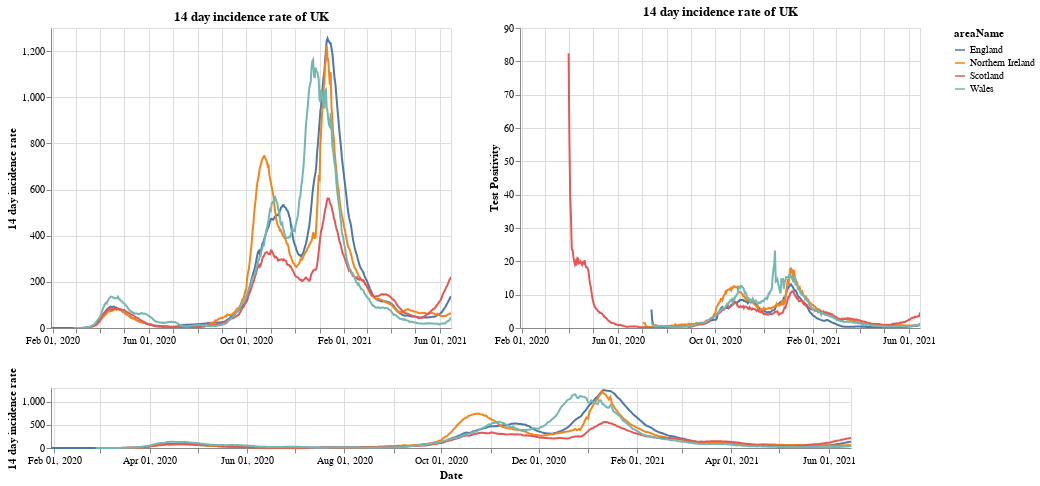

The notebook cell this image was saved under:
### Markdown cell above
# Plots

First a plot with each country in the UK. The top right shows the positivity rate for (which is the percentage of registered tests which were positive) while the top left is the 14 day incidence rate. The bottom chart can be used to select the timeframe (does not work on a mobile device).

### Code cell
#collapse
brush = alt.selection(type='interval', name='DateBrush',encodings=['x'],fields=['Time'])
leg_selection = alt.selection_multi(fields=['areaName'], bind='legend')

base = alt.Chart(uk_cases).mark_line().encode(
    x=alt.X("yearmonthdate(date):T", axis=alt.Axis(title='Date')),
    y=alt.Y("twoWeeklyCasesRate:Q", axis=alt.Axis(title='14 day incidence rate')),
    tooltip=['areaName', 'date','twoWeeklyCasesRate', 'testPositivity'],
    color='areaName',
    opacity=alt.condition(leg_selection, alt.value(2), alt.value(0.1))
).add_selection(leg_selection).properties(width=400)

upper = base.encode(alt.X('yearmonthdate(date):T', axis=alt.Axis(title=''),
                         scale=alt.Scale(domain=brush))
                   ).properties(title=f'14 day incidence rate of UK')
upper_right = upper.encode(alt.Y('testPositivity:Q', axis=alt.Axis(title='Test Positivity')))
lower = base.properties(height=60, width = 800).add_selection(brush)

(upper | upper_right) & lower

### Figure 1 — Vega-Lite specification as saved in the notebook (floating-point values rounded to 4 significant figures; data arrays with more than 128 entries replaced by an {"elided": "..."} marker saying what was removed)
{"config": {"view": {"continuousWidth": 400, "continuousHeight": 300}}, "vconcat": [{"hconcat": [{"mark": "line", "encoding": {"color": {"type": "nominal", "field": "areaName"}, "opacity": {"condition": {"value": 2, "selection": "selector001"}, "value": 0.1}, "tooltip": [{"type": "nominal", "field": "areaName"}, {"type": "temporal", "field": "date"}, {"type": "quantitative", "field": "twoWeeklyCasesRate"}, {"type": "quantitative", "field": "testPositivity"}], "x": {"type": "temporal", "axis": {"title": ""}, "field": "date", "scale": {"domain": {"selection": "DateBrush"}}, "timeUnit": "yearmonthdate"}, "y": {"type": "quantitative", "axis": {"title": "14 day incidence rate"}, "field": "twoWeeklyCasesRate"}}, "selection": {"selector001": {"type": "multi", "fields": ["areaName"], "bind": "legend"}}, "title": "14 day incidence rate of UK", "width": 400}, {"mark": "line", "encoding": {"color": {"type": "nominal", "field": "areaName"}, "opacity": {"condition": {"value": 2, "selection": "selector001"}, "value": 0.1}, "tooltip": [{"type": "nominal", "field": "areaName"}, {"type": "temporal", "field": "date"}, {"type": "quantitative", "field": "twoWeeklyCasesRate"}, {"type": "quantitative", "field": "testPositivity"}], "x": {"type": "temporal", "axis": {"title": ""}, "field": "date", "scale": {"domain": {"selection": "DateBrush"}}, "timeUnit": "yearmonthdate"}, "y": {"type": "quantitative", "axis": {"title": "Test Positivity"}, "field": "testPositivity"}}, "selection": {"selector001": {"type": "multi", "fields": ["areaName"], "bind": "legend"}}, "title": "14 day incidence rate of UK", "width": 400}]}, {"mark": "line", "encoding": {"color": {"type": "nominal", "field": "areaName"}, "opacity": {"condition": {"value": 2, "selection": "selector001"}, "value": 0.1}, "tooltip": [{"type": "nominal", "field": "areaName"}, {"type": "temporal", "field": "date"}, {"type": "quantitative", "field": "twoWeeklyCasesRate"}, {"type": "quantitative", "field": "testPositivity"}], "x": {"type": "temporal", "axis": {"title": "Date"}, "field": "date", "timeUnit": "yearmonthdate"}, "y": {"type": "quantitative", "axis": {"title": "14 day incidence rate"}, "field": "twoWeeklyCasesRate"}}, "height": 60, "selection": {"selector001": {"type": "multi", "fields": ["areaName"], "bind": "legend"}, "DateBrush": {"type": "interval", "encodings": ["x"], "fields": ["Time"]}}, "width": 800}], "data": {"name": "data-44272ba2bf60f9ce166d1bbd28e1c4d1"}, "$schema": "https://vega.github.io/schema/vega-lite/v4.8.1.json", "datasets": {"data-44272ba2bf60f9ce166d1bbd28e1c4d1": {"elided": "1920 records"}}}
